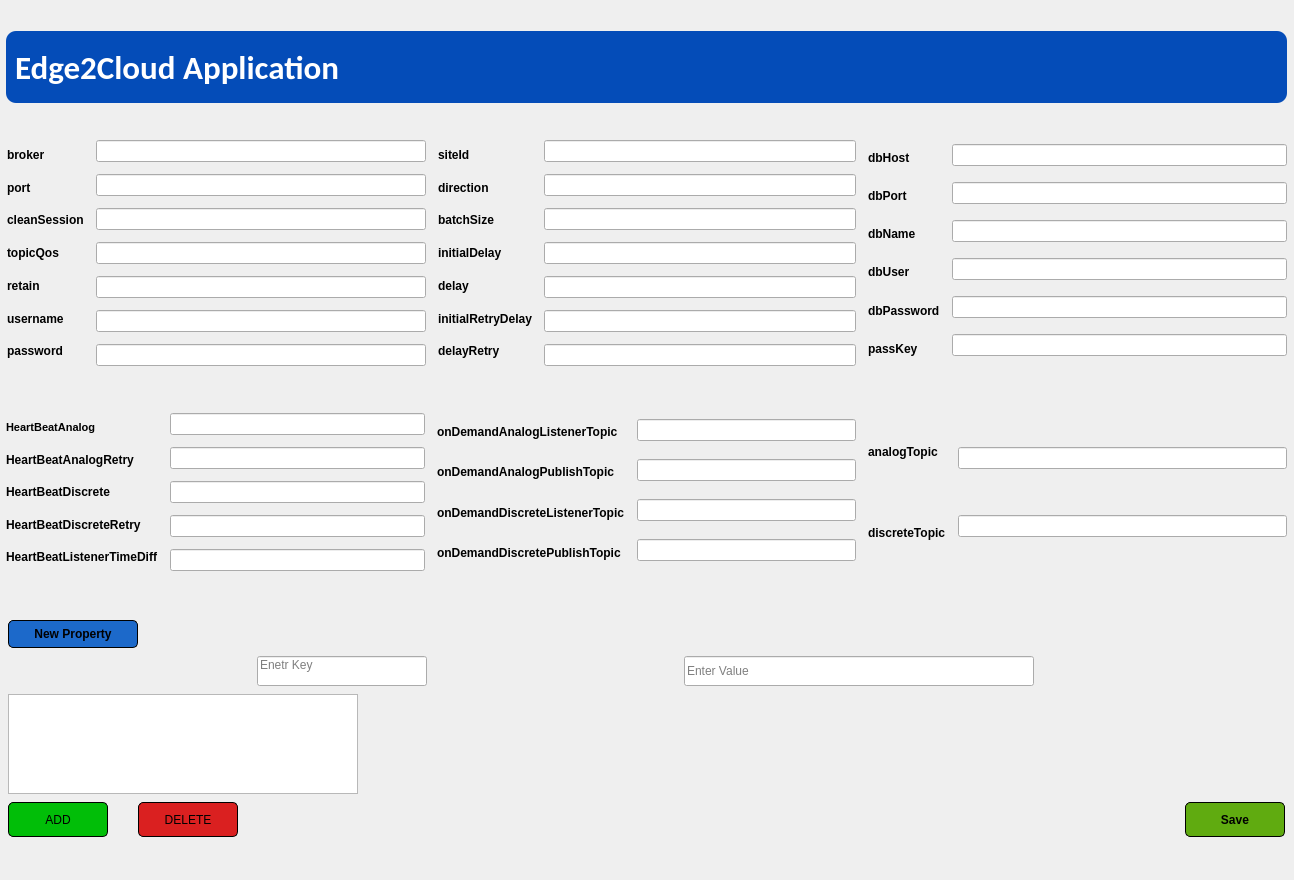
<?xml version="1.0" encoding="UTF-8"?>
<ui version="4.0">
 <class>MainWindow</class>
 <widget class="QMainWindow" name="MainWindow">
  <property name="geometry">
   <rect>
    <x>0</x>
    <y>0</y>
    <width>1294</width>
    <height>880</height>
   </rect>
  </property>
  <property name="sizePolicy">
   <sizepolicy hsizetype="Preferred" vsizetype="Preferred">
    <horstretch>0</horstretch>
    <verstretch>0</verstretch>
   </sizepolicy>
  </property>
  <property name="minimumSize">
   <size>
    <width>0</width>
    <height>40</height>
   </size>
  </property>
  <property name="windowTitle">
   <string>MainWindow</string>
  </property>
  <widget class="QWidget" name="centralwidget">
   <layout class="QGridLayout" name="gridLayout_2">
    <property name="leftMargin">
     <number>6</number>
    </property>
    <property name="topMargin">
     <number>0</number>
    </property>
    <property name="rightMargin">
     <number>5</number>
    </property>
    <property name="bottomMargin">
     <number>4</number>
    </property>
    <property name="horizontalSpacing">
     <number>0</number>
    </property>
    <item row="0" column="0">
     <widget class="QWidget" name="widget" native="true">
      <layout class="QGridLayout" name="gridLayout">
       <property name="leftMargin">
        <number>0</number>
       </property>
       <property name="topMargin">
        <number>0</number>
       </property>
       <property name="rightMargin">
        <number>2</number>
       </property>
       <property name="bottomMargin">
        <number>2</number>
       </property>
       <property name="horizontalSpacing">
        <number>2</number>
       </property>
       <item row="0" column="0">
        <widget class="QWidget" name="widget_2" native="true">
         <property name="sizePolicy">
          <sizepolicy hsizetype="Preferred" vsizetype="Preferred">
           <horstretch>0</horstretch>
           <verstretch>0</verstretch>
          </sizepolicy>
         </property>
         <property name="minimumSize">
          <size>
           <width>0</width>
           <height>0</height>
          </size>
         </property>
         <property name="maximumSize">
          <size>
           <width>16777215</width>
           <height>72</height>
          </size>
         </property>
         <property name="styleSheet">
          <string notr="true">background-color: rgb(4, 76, 184);
border-radius:10px;</string>
         </property>
         <layout class="QHBoxLayout" name="horizontalLayout_10">
          <item>
           <widget class="QLabel" name="label">
            <property name="font">
             <font>
              <family>Calibri</family>
              <pointsize>25</pointsize>
              <weight>75</weight>
              <bold>true</bold>
             </font>
            </property>
            <property name="styleSheet">
             <string notr="true">color: white;
border-radius:10px;</string>
            </property>
            <property name="text">
             <string>Edge2Cloud Application</string>
            </property>
           </widget>
          </item>
          <item>
           <widget class="QLabel" name="label_2">
            <property name="minimumSize">
             <size>
              <width>180</width>
              <height>55</height>
             </size>
            </property>
            <property name="maximumSize">
             <size>
              <width>300</width>
              <height>55</height>
             </size>
            </property>
            <property name="styleSheet">
             <string notr="true">border-radius:5px;</string>
            </property>
            <property name="frameShape">
             <enum>QFrame::WinPanel</enum>
            </property>
            <property name="frameShadow">
             <enum>QFrame::Raised</enum>
            </property>
            <property name="text">
             <string/>
            </property>
            <property name="pixmap">
             <pixmap resource="Logo.qrc">:/Lnt/Logo1.png</pixmap>
            </property>
            <property name="scaledContents">
             <bool>true</bool>
            </property>
            <property name="alignment">
             <set>Qt::AlignJustify|Qt::AlignTop</set>
            </property>
           </widget>
          </item>
         </layout>
        </widget>
       </item>
       <item row="1" column="0">
        <layout class="QHBoxLayout" name="horizontalLayout_11">
         <property name="spacing">
          <number>12</number>
         </property>
         <property name="leftMargin">
          <number>1</number>
         </property>
         <property name="bottomMargin">
          <number>10</number>
         </property>
         <item>
          <layout class="QHBoxLayout" name="horizontalLayout_2">
           <item>
            <layout class="QVBoxLayout" name="verticalLayout">
             <property name="spacing">
              <number>3</number>
             </property>
             <item>
              <widget class="QLabel" name="label_3">
               <property name="font">
                <font>
                 <pointsize>9</pointsize>
                 <weight>75</weight>
                 <bold>true</bold>
                </font>
               </property>
               <property name="text">
                <string>broker</string>
               </property>
              </widget>
             </item>
             <item>
              <widget class="QLabel" name="label_4">
               <property name="font">
                <font>
                 <pointsize>9</pointsize>
                 <weight>75</weight>
                 <bold>true</bold>
                </font>
               </property>
               <property name="text">
                <string>port</string>
               </property>
              </widget>
             </item>
             <item>
              <widget class="QLabel" name="label_5">
               <property name="font">
                <font>
                 <pointsize>9</pointsize>
                 <weight>75</weight>
                 <bold>true</bold>
                </font>
               </property>
               <property name="text">
                <string>cleanSession</string>
               </property>
              </widget>
             </item>
             <item>
              <widget class="QLabel" name="label_6">
               <property name="font">
                <font>
                 <pointsize>9</pointsize>
                 <weight>75</weight>
                 <bold>true</bold>
                </font>
               </property>
               <property name="text">
                <string>topicQos</string>
               </property>
              </widget>
             </item>
             <item>
              <widget class="QLabel" name="label_7">
               <property name="font">
                <font>
                 <pointsize>9</pointsize>
                 <weight>75</weight>
                 <bold>true</bold>
                </font>
               </property>
               <property name="text">
                <string>retain</string>
               </property>
              </widget>
             </item>
             <item>
              <widget class="QLabel" name="label_8">
               <property name="font">
                <font>
                 <pointsize>9</pointsize>
                 <weight>75</weight>
                 <bold>true</bold>
                </font>
               </property>
               <property name="text">
                <string>username</string>
               </property>
              </widget>
             </item>
             <item>
              <widget class="QLabel" name="label_9">
               <property name="font">
                <font>
                 <pointsize>9</pointsize>
                 <weight>75</weight>
                 <bold>true</bold>
                </font>
               </property>
               <property name="text">
                <string>password</string>
               </property>
              </widget>
             </item>
            </layout>
           </item>
           <item>
            <layout class="QVBoxLayout" name="verticalLayout_2">
             <item>
              <widget class="QLineEdit" name="broker_input">
               <property name="inputMask">
                <string/>
               </property>
               <property name="echoMode">
                <enum>QLineEdit::Normal</enum>
               </property>
               <property name="readOnly">
                <bool>false</bool>
               </property>
               <property name="cursorMoveStyle">
                <enum>Qt::LogicalMoveStyle</enum>
               </property>
               <property name="clearButtonEnabled">
                <bool>false</bool>
               </property>
              </widget>
             </item>
             <item>
              <widget class="QLineEdit" name="port_input"/>
             </item>
             <item>
              <widget class="QLineEdit" name="cleanSession_input"/>
             </item>
             <item>
              <widget class="QLineEdit" name="topicqos_input"/>
             </item>
             <item>
              <widget class="QLineEdit" name="retain_input"/>
             </item>
             <item>
              <widget class="QLineEdit" name="username_input"/>
             </item>
             <item>
              <widget class="QLineEdit" name="password_input"/>
             </item>
            </layout>
           </item>
          </layout>
         </item>
         <item>
          <layout class="QHBoxLayout" name="horizontalLayout_4">
           <item>
            <layout class="QVBoxLayout" name="verticalLayout_5">
             <property name="spacing">
              <number>3</number>
             </property>
             <item>
              <widget class="QLabel" name="label_17">
               <property name="font">
                <font>
                 <weight>75</weight>
                 <bold>true</bold>
                </font>
               </property>
               <property name="text">
                <string>siteId</string>
               </property>
              </widget>
             </item>
             <item>
              <widget class="QLabel" name="label_18">
               <property name="font">
                <font>
                 <weight>75</weight>
                 <bold>true</bold>
                </font>
               </property>
               <property name="text">
                <string>direction</string>
               </property>
              </widget>
             </item>
             <item>
              <widget class="QLabel" name="label_19">
               <property name="font">
                <font>
                 <weight>75</weight>
                 <bold>true</bold>
                </font>
               </property>
               <property name="text">
                <string>batchSize</string>
               </property>
              </widget>
             </item>
             <item>
              <widget class="QLabel" name="label_20">
               <property name="font">
                <font>
                 <weight>75</weight>
                 <bold>true</bold>
                </font>
               </property>
               <property name="text">
                <string>initialDelay</string>
               </property>
              </widget>
             </item>
             <item>
              <widget class="QLabel" name="label_21">
               <property name="font">
                <font>
                 <weight>75</weight>
                 <bold>true</bold>
                </font>
               </property>
               <property name="text">
                <string>delay</string>
               </property>
              </widget>
             </item>
             <item>
              <widget class="QLabel" name="label_22">
               <property name="font">
                <font>
                 <weight>75</weight>
                 <bold>true</bold>
                </font>
               </property>
               <property name="text">
                <string>initialRetryDelay</string>
               </property>
              </widget>
             </item>
             <item>
              <widget class="QLabel" name="label_23">
               <property name="font">
                <font>
                 <weight>75</weight>
                 <bold>true</bold>
                </font>
               </property>
               <property name="text">
                <string>delayRetry</string>
               </property>
              </widget>
             </item>
            </layout>
           </item>
           <item>
            <layout class="QVBoxLayout" name="verticalLayout_6">
             <item>
              <widget class="QLineEdit" name="siteid_input"/>
             </item>
             <item>
              <widget class="QLineEdit" name="direction_input"/>
             </item>
             <item>
              <widget class="QLineEdit" name="batchsize_input"/>
             </item>
             <item>
              <widget class="QLineEdit" name="initialdelay_input"/>
             </item>
             <item>
              <widget class="QLineEdit" name="delay_input"/>
             </item>
             <item>
              <widget class="QLineEdit" name="initialRetryDelay_input"/>
             </item>
             <item>
              <widget class="QLineEdit" name="delayRetry_input"/>
             </item>
            </layout>
           </item>
          </layout>
         </item>
         <item>
          <layout class="QHBoxLayout" name="horizontalLayout_5">
           <item>
            <layout class="QVBoxLayout" name="verticalLayout_7">
             <property name="spacing">
              <number>3</number>
             </property>
             <item>
              <widget class="QLabel" name="label_15">
               <property name="font">
                <font>
                 <weight>75</weight>
                 <bold>true</bold>
                </font>
               </property>
               <property name="text">
                <string>dbHost</string>
               </property>
              </widget>
             </item>
             <item>
              <widget class="QLabel" name="label_16">
               <property name="font">
                <font>
                 <weight>75</weight>
                 <bold>true</bold>
                </font>
               </property>
               <property name="text">
                <string>dbPort</string>
               </property>
              </widget>
             </item>
             <item>
              <widget class="QLabel" name="label_24">
               <property name="font">
                <font>
                 <weight>75</weight>
                 <bold>true</bold>
                </font>
               </property>
               <property name="text">
                <string>dbName</string>
               </property>
              </widget>
             </item>
             <item>
              <widget class="QLabel" name="label_25">
               <property name="font">
                <font>
                 <weight>75</weight>
                 <bold>true</bold>
                </font>
               </property>
               <property name="text">
                <string>dbUser</string>
               </property>
              </widget>
             </item>
             <item>
              <widget class="QLabel" name="label_26">
               <property name="font">
                <font>
                 <weight>75</weight>
                 <bold>true</bold>
                </font>
               </property>
               <property name="text">
                <string>dbPassword</string>
               </property>
              </widget>
             </item>
             <item>
              <widget class="QLabel" name="label_27">
               <property name="font">
                <font>
                 <weight>75</weight>
                 <bold>true</bold>
                </font>
               </property>
               <property name="text">
                <string>passKey</string>
               </property>
              </widget>
             </item>
            </layout>
           </item>
           <item>
            <layout class="QVBoxLayout" name="verticalLayout_8">
             <item>
              <widget class="QLineEdit" name="dbhost_input"/>
             </item>
             <item>
              <widget class="QLineEdit" name="dbport_input"/>
             </item>
             <item>
              <widget class="QLineEdit" name="dbname_input"/>
             </item>
             <item>
              <widget class="QLineEdit" name="dbuser_input"/>
             </item>
             <item>
              <widget class="QLineEdit" name="dbpassword_input"/>
             </item>
             <item>
              <widget class="QLineEdit" name="passkey_input"/>
             </item>
            </layout>
           </item>
          </layout>
         </item>
        </layout>
       </item>
       <item row="2" column="0">
        <layout class="QHBoxLayout" name="horizontalLayout_12">
         <property name="spacing">
          <number>12</number>
         </property>
         <property name="bottomMargin">
          <number>10</number>
         </property>
         <item>
          <layout class="QHBoxLayout" name="horizontalLayout_3">
           <item>
            <layout class="QVBoxLayout" name="verticalLayout_3">
             <property name="spacing">
              <number>3</number>
             </property>
             <item>
              <widget class="QLabel" name="label_10">
               <property name="font">
                <font>
                 <pointsize>8</pointsize>
                 <weight>75</weight>
                 <bold>true</bold>
                </font>
               </property>
               <property name="text">
                <string>HeartBeatAnalog</string>
               </property>
              </widget>
             </item>
             <item>
              <widget class="QLabel" name="label_11">
               <property name="font">
                <font>
                 <weight>75</weight>
                 <bold>true</bold>
                </font>
               </property>
               <property name="text">
                <string>HeartBeatAnalogRetry</string>
               </property>
              </widget>
             </item>
             <item>
              <widget class="QLabel" name="label_12">
               <property name="font">
                <font>
                 <weight>75</weight>
                 <bold>true</bold>
                </font>
               </property>
               <property name="text">
                <string>HeartBeatDiscrete</string>
               </property>
              </widget>
             </item>
             <item>
              <widget class="QLabel" name="label_13">
               <property name="font">
                <font>
                 <weight>75</weight>
                 <bold>true</bold>
                </font>
               </property>
               <property name="text">
                <string>HeartBeatDiscreteRetry</string>
               </property>
              </widget>
             </item>
             <item>
              <widget class="QLabel" name="label_14">
               <property name="font">
                <font>
                 <weight>75</weight>
                 <bold>true</bold>
                </font>
               </property>
               <property name="text">
                <string>HeartBeatListenerTimeDiff</string>
               </property>
              </widget>
             </item>
            </layout>
           </item>
           <item>
            <layout class="QVBoxLayout" name="verticalLayout_4">
             <item>
              <widget class="QLineEdit" name="HeartBeatAnalog_input"/>
             </item>
             <item>
              <widget class="QLineEdit" name="HeartBeatAnalogRetry_input"/>
             </item>
             <item>
              <widget class="QLineEdit" name="HeartBeatDiscrete_input"/>
             </item>
             <item>
              <widget class="QLineEdit" name="HeartBeatDiscreteRetry_input"/>
             </item>
             <item>
              <widget class="QLineEdit" name="HeartBeatListenerTimeDiff_input"/>
             </item>
            </layout>
           </item>
          </layout>
         </item>
         <item>
          <layout class="QHBoxLayout" name="horizontalLayout_6">
           <item>
            <layout class="QVBoxLayout" name="verticalLayout_9">
             <property name="spacing">
              <number>3</number>
             </property>
             <item>
              <widget class="QLabel" name="label_28">
               <property name="font">
                <font>
                 <weight>75</weight>
                 <bold>true</bold>
                </font>
               </property>
               <property name="text">
                <string>onDemandAnalogListenerTopic</string>
               </property>
              </widget>
             </item>
             <item>
              <widget class="QLabel" name="label_29">
               <property name="font">
                <font>
                 <weight>75</weight>
                 <bold>true</bold>
                </font>
               </property>
               <property name="text">
                <string>onDemandAnalogPublishTopic</string>
               </property>
              </widget>
             </item>
             <item>
              <widget class="QLabel" name="label_30">
               <property name="font">
                <font>
                 <weight>75</weight>
                 <bold>true</bold>
                </font>
               </property>
               <property name="text">
                <string>onDemandDiscreteListenerTopic</string>
               </property>
              </widget>
             </item>
             <item>
              <widget class="QLabel" name="label_31">
               <property name="font">
                <font>
                 <weight>75</weight>
                 <bold>true</bold>
                </font>
               </property>
               <property name="text">
                <string>onDemandDiscretePublishTopic</string>
               </property>
              </widget>
             </item>
            </layout>
           </item>
           <item>
            <layout class="QVBoxLayout" name="verticalLayout_10">
             <item>
              <widget class="QLineEdit" name="onDemandAnalogListenerTopic_input"/>
             </item>
             <item>
              <widget class="QLineEdit" name="onDemandAnalogPublishTopic_input"/>
             </item>
             <item>
              <widget class="QLineEdit" name="onDemandDiscreteListenerTopic_input"/>
             </item>
             <item>
              <widget class="QLineEdit" name="onDemandDiscretePublishTopic_input"/>
             </item>
            </layout>
           </item>
          </layout>
         </item>
         <item>
          <layout class="QHBoxLayout" name="horizontalLayout_7">
           <item>
            <layout class="QVBoxLayout" name="verticalLayout_11">
             <property name="spacing">
              <number>3</number>
             </property>
             <item>
              <widget class="QLabel" name="label_32">
               <property name="font">
                <font>
                 <weight>75</weight>
                 <bold>true</bold>
                </font>
               </property>
               <property name="text">
                <string>analogTopic</string>
               </property>
              </widget>
             </item>
             <item>
              <widget class="QLabel" name="label_33">
               <property name="font">
                <font>
                 <weight>75</weight>
                 <bold>true</bold>
                </font>
               </property>
               <property name="text">
                <string>discreteTopic</string>
               </property>
              </widget>
             </item>
            </layout>
           </item>
           <item>
            <layout class="QVBoxLayout" name="verticalLayout_12">
             <item>
              <widget class="QLineEdit" name="analogTopic_input"/>
             </item>
             <item>
              <widget class="QLineEdit" name="discreteTopic_input"/>
             </item>
            </layout>
           </item>
          </layout>
         </item>
        </layout>
       </item>
       <item row="3" column="0">
        <layout class="QVBoxLayout" name="verticalLayout_13">
         <property name="spacing">
          <number>8</number>
         </property>
         <property name="leftMargin">
          <number>2</number>
         </property>
         <property name="topMargin">
          <number>2</number>
         </property>
         <property name="rightMargin">
          <number>2</number>
         </property>
         <property name="bottomMargin">
          <number>2</number>
         </property>
         <item>
          <widget class="QPushButton" name="newproperty_button">
           <property name="maximumSize">
            <size>
             <width>130</width>
             <height>28</height>
            </size>
           </property>
           <property name="font">
            <font>
             <pointsize>9</pointsize>
             <weight>75</weight>
             <bold>true</bold>
            </font>
           </property>
           <property name="layoutDirection">
            <enum>Qt::LeftToRight</enum>
           </property>
           <property name="styleSheet">
            <string notr="true">border: 1px solid black;
background-color: rgb(28, 105, 202);
border-radius:5px;
</string>
           </property>
           <property name="text">
            <string>New Property</string>
           </property>
          </widget>
         </item>
         <item>
          <layout class="QHBoxLayout" name="horizontalLayout">
           <item>
            <widget class="QLineEdit" name="key_input">
             <property name="maximumSize">
              <size>
               <width>170</width>
               <height>30</height>
              </size>
             </property>
             <property name="alignment">
              <set>Qt::AlignLeading|Qt::AlignLeft|Qt::AlignTop</set>
             </property>
             <property name="placeholderText">
              <string>Enetr Key</string>
             </property>
            </widget>
           </item>
           <item>
            <widget class="QLineEdit" name="value_input">
             <property name="maximumSize">
              <size>
               <width>350</width>
               <height>30</height>
              </size>
             </property>
             <property name="placeholderText">
              <string>Enter Value</string>
             </property>
            </widget>
           </item>
          </layout>
         </item>
         <item>
          <widget class="QListWidget" name="key_value_list">
           <property name="maximumSize">
            <size>
             <width>350</width>
             <height>100</height>
            </size>
           </property>
           <property name="sizeIncrement">
            <size>
             <width>0</width>
             <height>0</height>
            </size>
           </property>
           <property name="layoutDirection">
            <enum>Qt::LeftToRight</enum>
           </property>
           <property name="spacing">
            <number>2</number>
           </property>
           <property name="viewMode">
            <enum>QListView::ListMode</enum>
           </property>
          </widget>
         </item>
         <item>
          <layout class="QHBoxLayout" name="horizontalLayout_9">
           <item>
            <layout class="QHBoxLayout" name="horizontalLayout_8">
             <property name="spacing">
              <number>30</number>
             </property>
             <item>
              <widget class="QPushButton" name="add_button">
               <property name="maximumSize">
                <size>
                 <width>100</width>
                 <height>35</height>
                </size>
               </property>
               <property name="styleSheet">
                <string notr="true">border: 1px solid black;
background-color: rgb(1, 190, 8);
border-radius:5px;</string>
               </property>
               <property name="text">
                <string>ADD</string>
               </property>
              </widget>
             </item>
             <item>
              <widget class="QPushButton" name="delete_button">
               <property name="maximumSize">
                <size>
                 <width>100</width>
                 <height>35</height>
                </size>
               </property>
               <property name="styleSheet">
                <string notr="true">border: 1px solid black;
background-color: rgb(218, 32, 32);
border-radius:5px;</string>
               </property>
               <property name="text">
                <string>DELETE</string>
               </property>
              </widget>
             </item>
            </layout>
           </item>
           <item>
            <widget class="QLabel" name="status_label">
             <property name="font">
              <font>
               <pointsize>12</pointsize>
               <weight>75</weight>
               <bold>true</bold>
              </font>
             </property>
             <property name="text">
              <string/>
             </property>
             <property name="alignment">
              <set>Qt::AlignCenter</set>
             </property>
            </widget>
           </item>
           <item>
            <widget class="QPushButton" name="save_button">
             <property name="maximumSize">
              <size>
               <width>100</width>
               <height>35</height>
              </size>
             </property>
             <property name="font">
              <font>
               <pointsize>9</pointsize>
               <weight>75</weight>
               <bold>true</bold>
              </font>
             </property>
             <property name="styleSheet">
              <string notr="true">border: 1px solid black;
border-radius:5px;
background-color: rgb(96, 171, 16);</string>
             </property>
             <property name="text">
              <string>Save</string>
             </property>
            </widget>
           </item>
          </layout>
         </item>
        </layout>
       </item>
      </layout>
     </widget>
    </item>
   </layout>
  </widget>
 </widget>
 <resources>
  <include location="Logo.qrc"/>
 </resources>
 <connections/>
</ui>
